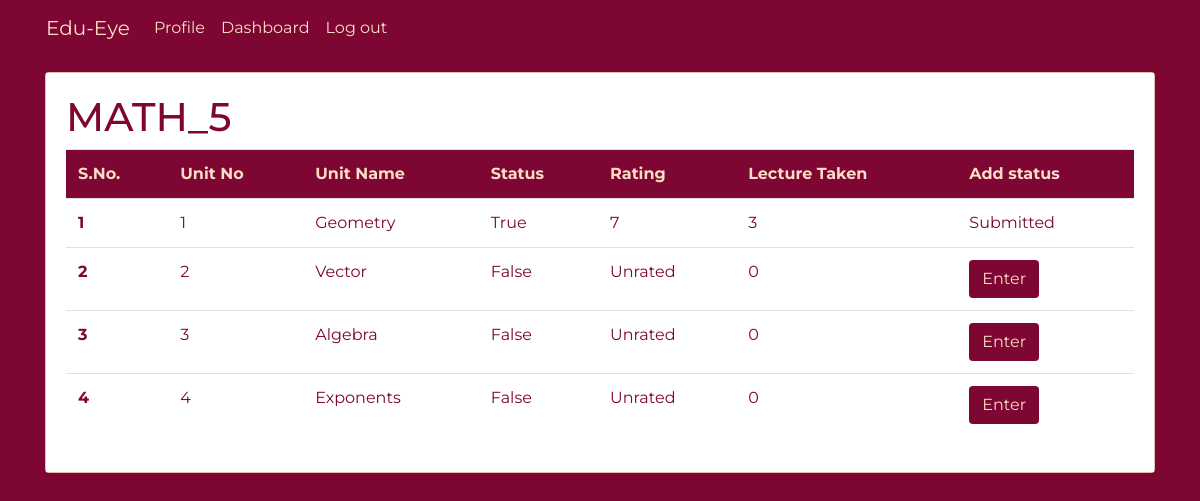
Screenshot of /teacher/unit_teacher/13 (signed in) with the database file from the repository.
### account/models.py (models this page shows)
class TrackProgressBatchCourse(models.Model):
    unit = models.ForeignKey(Unit, on_delete=models.CASCADE, null=True)
    batchcourse = models.ForeignKey(BatchCourse, on_delete=models.CASCADE,null=True)
    is_completed = models.BooleanField(default=False)
    rating = models.IntegerField(default=0)
    students_polled = models.IntegerField(default=0)
    lecture_taken=models.IntegerField(default=0)
    class Meta:
        unique_together = ('unit', 'batchcourse')
    def __str__(self):
        return str(self.unit)+ " - " + str(self.batchcourse)

class BatchCourse(models.Model):
    batch = models.ForeignKey(Batch, on_delete=models.CASCADE)
    course = models.ForeignKey(Course, on_delete=models.CASCADE)
    def __str__(self):
        return str(self.batch) + " - " + str(self.course.name)

class Course(models.Model):
    SUBJECT = (("MATH", "Mathematics"), ("ENG", "English"),
                  ("HINDI", "Hindi"), ("SCI", "Science"))
    name = models.TextField(default=1,choices=SUBJECT)
    class_no = models.IntegerField()
    def __str__(self):
        return str(self.name) +"_"+str(self.class_no)

class Unit(models.Model):
    unit_no = models.IntegerField()
    name = models.TextField()
    course = models.ForeignKey(Course, on_delete=models.CASCADE)
    ideallecture = models.IntegerField(default=5)
    def __str__(self):
        return str(self.name)+ " - " + str(self.course.name)

### teacher/views.py (the view)
# urls.py: path('unit_teacher/<int:bid>',views.unitdetail,name="unit_teacher"),
@login_required(login_url='login')
def unitdetail(request, bid):
    if request.user.is_teacher ==True:
        if request.user.is_teacher ==True:
            batchdetail = TrackProgressBatchCourse.objects.filter(batchcourse_id=bid)
            print(batchdetail)
            rating = []
            for bd in batchdetail:
                if bd.is_completed==True:
                    if bd.students_polled!=0:
                        x=bd.rating/bd.students_polled
                        rating.append(x)
        return render(request, 'teacher/unitdash.html', {'batchdetails': batchdetail,'bid':bid})
    else:
        print("NOT A Teacher!! login as teacher :P")
        return redirect('login')

### account/models.py (called while the page is built)
    def __str__(self):
        return str(self.in_class) + "-" + self.section

### templates/teacher/unitdash.html (shortened to what this page needs)
{% extends 'basic.html' %}
{% load static %}
{% load crispy_forms_tags %}
{% block body %}
<div class="container">
  <div class="card mb-3 mt-3">
    <div class="card-body" style="background-color:#fff">
      <h1 class="title">{{batchdetails.0.batchcourse.course}}</h1>
      <table class="table table-borderless">
        <thead>
          <tr class="tablehead">
            <td scope="col">S.No.</td>
            <td scope="col">Unit No</td>
            <td scope="col">Unit Name</td>
            <td scope="col">Status</td>
            <td scope="col">Rating</td>
            <td scope="col">Lecture Taken</td>
            <td scope="col">Add status</td>
          </tr>
        </thead>
        <tbody>
          {% for batchdetail in batchdetails%}
          <tr>
            <th scope="row">{{ forloop.counter }}</th>
            <td>{{batchdetail.unit.unit_no}}</td>
            <td>{{batchdetail.unit.name}}</td>
            <td>{{batchdetail.is_completed}}</td>
            {% if batchdetail.is_completed %}
            <td>{{batchdetail.rating}}</td>
            <td>{{batchdetail.lecture_taken}}</td>
            <td>Submitted</td>
            {% else %}
            <td>Unrated</td>
            <td>0</td>
            <td>
                                          <button type="button" class="btn " data-toggle="modal"
                                                  data-target="#exampleModal1">
                                                  Enter
                                          </button>
              </td>
            {% endif %}
          </tr>
          {% endfor%}
        </tbody>
      </table>
    </div>
  </div>
</div>
{% endblock body %}

### static/css/basic.css (style rules this page uses)
* { margin: 0; padding: 0; outline: none; box-sizing: border-box; font-family: 'Montserrat', sans-serif; }
body { background-color: #7d0633 !important; margin-bottom: 20px; }
.container { background-color: #7d0633 !important; color: #fbdcc4 !important; }
.tablehead { background-color: #7d0633 !important; color: #fbdcc4 !important; font-weight: bold; }
.btn { background-color: #7d0633; color: #fbdcc4; }
.card { background-color: #fbdcc4 !important; color: #7d0633; }
.card-body { background-color: #7d0633; }

### rows the page displays
TrackProgressBatchCourse: batchcourse.class_no "MATH_5", unit.unit_no "1", unit.name "Geometry", is_completed "True", rating "7", lecture_taken "3"
TrackProgressBatchCourse: unit.unit_no "2", unit.name "Vector", is_completed "False", shows "Unrated"
TrackProgressBatchCourse: unit.unit_no "3", unit.name "Algebra", is_completed "False", shows "Unrated"
TrackProgressBatchCourse: unit.unit_no "4", unit.name "Exponents", is_completed "False", shows "Unrated"
